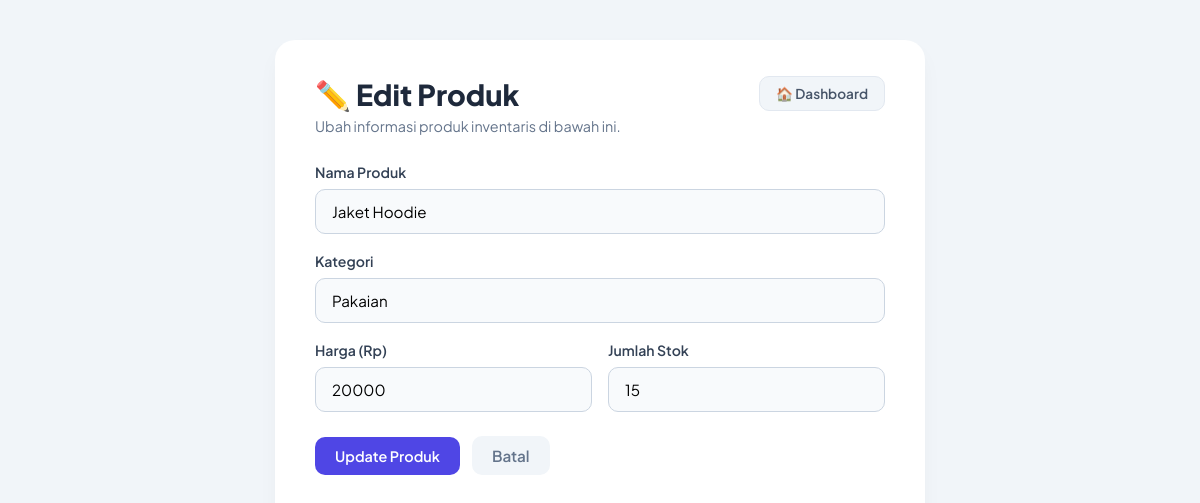
Page /edit.php?id=2 on the committed database.
### tables this page shows
CREATE TABLE IF NOT EXISTS `products` (
  `id` int NOT NULL AUTO_INCREMENT,
  `nama_produk` varchar(100) NOT NULL,
  `kategori` varchar(50) NOT NULL,
  `harga` decimal(10,2) NOT NULL,
  `stok` int NOT NULL,
  PRIMARY KEY (`id`)
);

### public/edit.php (the view, shortened to what this page needs)
<?php
require_once '../config/db.php';
$id = $_GET['id'] ?? 0;
$query = "SELECT * FROM products WHERE id = $id";
$result = mysqli_query($conn, $query);
$data = mysqli_fetch_assoc($result);
$nama = $data['nama_produk'] ?? $data['name'] ?? '';
$kat  = $data['kategori'] ?? $data['category'] ?? '';
$hrg  = (int)($data['harga'] ?? $data['price'] ?? 0);
$stk  = (int)($data['stok'] ?? $data['stock'] ?? 0);
?>
<!DOCTYPE html>
<html lang="id">
<head>
    <link rel="stylesheet" href="style.css?v=2">
</head>
<body>
    <div class="container" style="max-width: 650px;">
        <div class="header-section">
            <div class="header-title">
                <h1>✏️ Edit Produk</h1>
                <p>Ubah informasi produk inventaris di bawah ini.</p>
            </div>
            <a href="index.php" class="badge-dashboard" style="text-decoration: none; display: inline-block;">
                🏠 Dashboard
            </a>
        </div>
        <form action="" method="POST">
            <div style="margin-bottom: 18px;">
                <label style="display: block; font-size: 0.88rem; font-weight: 600; color: #334155; margin-bottom: 8px;">Nama Produk</label>
                <input type="text" name="nama_produk" value="<?= htmlspecialchars($nama); ?>" required style="width: 100%; padding: 12px 16px; border: 1px solid #cbd5e1; border-radius: 10px; font-size: 0.95rem; outline: none; background-color: #f8fafc;">
            </div>
            <div style="margin-bottom: 18px;">
                <label style="display: block; font-size: 0.88rem; font-weight: 600; color: #334155; margin-bottom: 8px;">Kategori</label>
                <input type="text" name="kategori" value="<?= htmlspecialchars($kat); ?>" required style="width: 100%; padding: 12px 16px; border: 1px solid #cbd5e1; border-radius: 10px; font-size: 0.95rem; outline: none; background-color: #f8fafc;">
            </div>
            <div style="display: grid; grid-template-columns: 1fr 1fr; gap: 16px; margin-bottom: 24px;">
                <div>
                    <label style="display: block; font-size: 0.88rem; font-weight: 600; color: #334155; margin-bottom: 8px;">Harga (Rp)</label>
                    <input type="number" name="harga" value="<?= $hrg; ?>" required style="width: 100%; padding: 12px 16px; border: 1px solid #cbd5e1; border-radius: 10px; font-size: 0.95rem; outline: none; background-color: #f8fafc;">
                </div>
                <div>
                    <label style="display: block; font-size: 0.88rem; font-weight: 600; color: #334155; margin-bottom: 8px;">Jumlah Stok</label>
                    <input type="number" name="stok" value="<?= $stk; ?>" required style="width: 100%; padding: 12px 16px; border: 1px solid #cbd5e1; border-radius: 10px; font-size: 0.95rem; outline: none; background-color: #f8fafc;">
                </div>
            </div>
            <div style="display: flex; align-items: center; gap: 12px;">
                <button type="submit" name="submit" class="btn-add" style="border: none; cursor: pointer;">Update Produk</button>
                <a href="index.php" style="color: #64748b; text-decoration: none; font-weight: 600; font-size: 0.95rem; padding: 10px 20px; border-radius: 10px; background-color: #f1f5f9;">Batal</a>
            </div>
        </form>
    </div>
</body>
</html>

### public/style.css (style rules this page uses)
* { margin: 0; padding: 0; box-sizing: border-box; font-family: 'Plus Jakarta Sans', sans-serif; }
body { background-color: #f1f5f9; color: #334155; padding: 40px 20px; display: flex; justify-content: center; min-height: 100vh; }
.container { width: 100%; max-width: 1100px; background: #ffffff; border-radius: 20px; padding: 36px 40px; box-shadow: 0 10px 25px -5px rgba(0, 0, 0, 0.05); }
.header-section { display: flex; justify-content: space-between; align-items: flex-start; margin-bottom: 28px; }
.header-title h1 { font-size: 1.8rem; font-weight: 800; color: #1e293b; display: flex; align-items: center; gap: 10px; }
.header-title p { color: #64748b; font-size: 0.9rem; margin-top: 4px; }
.badge-dashboard { background-color: #f1f5f9; color: #475569; padding: 8px 16px; border-radius: 10px; font-size: 0.85rem; font-weight: 600; border: 1px solid #e2e8f0; }
.btn-add { background-color: #4f46e5; color: #ffffff; padding: 10px 20px; border-radius: 10px; text-decoration: none; font-weight: 600; font-size: 0.9rem; }

### rows in the picture
products: nama_produk "Jaket Hoodie", kategori "Pakaian", harga "20000", stok "15"
